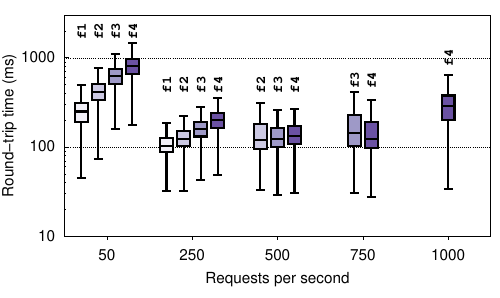

This figure's gnuplot source:
set term postscript color eps enhanced 22
set output "f1234.eps"

load "common.gp"

unset key # bottom left
set style fill solid 1 border -1

set yrange [10:3000]

set label "f1" at 0.7,1600 rotate by 90 font "Courier bold, 20"
set label "f1" at 1.7,400 rotate by 90 font "Courier bold, 20"

set label "f2" at 0.9,1600 rotate by 90 font "Courier bold, 20"
set label "f2" at 1.9,400 rotate by 90 font "Courier bold, 20"
set label "f2" at 2.8,400 rotate by 90 font "Courier bold, 20"

set label "f3" at 1.1,1600 rotate by 90 font "Courier bold, 20"
set label "f3" at 2.1,400 rotate by 90 font "Courier bold, 20"
set label "f3" at 3.0,400 rotate by 90 font "Courier bold, 20"
set label "f3" at 3.9,450 rotate by 90 font "Courier bold, 20"

set label "f4" at 1.3,1600 rotate by 90 font "Courier bold, 20"
set label "f4" at 2.3,400 rotate by 90 font "Courier bold, 20"
set label "f4" at 3.2,400 rotate by 90 font "Courier bold, 20"
set label "f4" at 4.1,450 rotate by 90 font "Courier bold, 20"
set label "f4" at 5.0,800 rotate by 90 font "Courier bold, 20"

plot \
	'f1/concat/50.dat'  using (0.7):1 ls 100 lt rgb "#f2f0f7" title 'f1', \
	'f1/concat/250.dat' using (1.7):1 ls 100 lt rgb "#f2f0f7" notitle, \
\
	'f2/concat/50.dat'  using (0.9):1 ls 100 lt rgb "#cbc9e2" title 'f2', \
	'f2/concat/250.dat' using (1.9):1 ls 100 lt rgb "#cbc9e2" notitle, \
	'f2/concat/500.dat' using (2.8):1 ls 100 lt rgb "#cbc9e2" notitle, \
\
	'f3/concat/50.dat'  using (1.1):1 ls 100 lt rgb "#9e9ac8" title 'f3', \
	'f3/concat/250.dat' using (2.1):1 ls 100 lt rgb "#9e9ac8" notitle, \
	'f3/concat/500.dat' using (3):1   ls 100 lt rgb "#9e9ac8" notitle, \
	'f3/concat/750.dat' using (3.9):1 ls 100 lt rgb "#9e9ac8" notitle, \
\
	'f4/concat/50.dat'  using (1.3):1 ls 100 lt rgb "#6a51a3" title 'f4', \
	'f4/concat/250.dat' using (2.3):1 ls 100 lt rgb "#6a51a3" notitle, \
	'f4/concat/500.dat' using (3.2):1 ls 100 lt rgb "#6a51a3" notitle, \
	'f4/concat/750.dat' using (4.1):1 ls 100 lt rgb "#6a51a3" notitle, \
	'f4/concat/1000.dat' using (5):1  ls 100 lt rgb "#6a51a3" notitle

!epstopdf "f1234.eps"
!rm "f1234.eps"
quit

